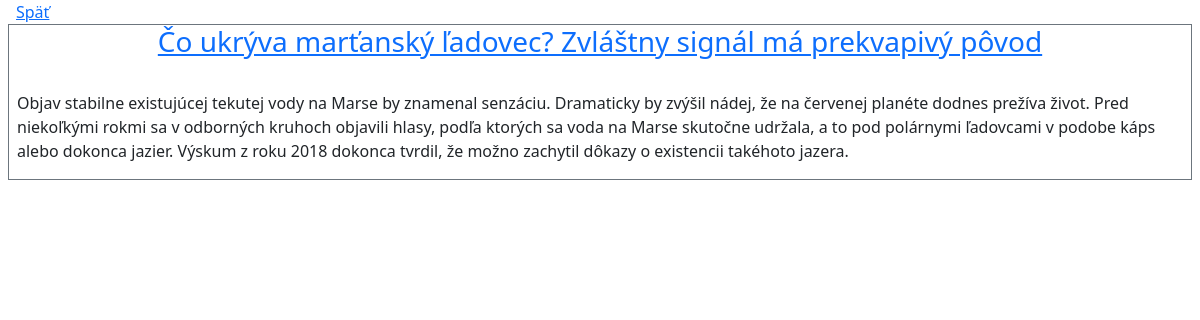
/vyhladajTag.php?tagSelect=Mars, run on the app's committed database.
### tables this page shows
CREATE TABLE `clanky` (
  `id` int(11) NOT NULL,
  `id_autora` int(11) NOT NULL,
  `nadpis` varchar(100) NOT NULL,
  `obsah` text NOT NULL,
  `timestamp` timestamp NOT NULL DEFAULT current_timestamp(),
  `obrazok` varchar(100) DEFAULT NULL,
  `aktivny` bit(1) NOT NULL DEFAULT b'1'
);

### vyhladajTag.php (the view, shortened to what this page needs)
<!DOCTYPE html>
<html>
	<head>
		<link href="https://cdn.jsdelivr.net/npm/bootstrap@5.1.3/dist/css/bootstrap.min.css" rel="stylesheet">
		<link rel="stylesheet" href="style.css">
	</head>
	<body>
		<a class="mx-2 px-2" href=".">Späť</a>
		<br>
		<?php
			include_once('db_login.php');
			if (isset($_GET['tagSelect']))
			{
				$tag = $_GET['tagSelect'];
			}
			else
			{
				$tag = '';
			}
			$link = new PDO("mysql:host=$dbhost;dbname=$dbname", $dbusername, $dbpassword);
			$statement = $link->prepare('SELECT id_clanku FROM tagy WHERE text = :tag');
			$statement->execute(['tag' => $tag]);
			$resultArray = array();
			while ($row = $statement->fetch())
			{
			    array_push($resultArray, $row['id_clanku']);
			}
			$otazniky = str_repeat("?,", count($resultArray)-1) . "?";
			$statement2 = $link->prepare('SELECT * FROM clanky WHERE id IN (' . $otazniky . ') AND aktivny=1');
			$statement2->execute($resultArray);
			while ($row = $statement2->fetch())
			{
			    echo '<div class="border border-secondary mx-2 px-2"><h3 class="text-center"><a href="clanok.php?id=' . $row['id'] . '">' . $row['nadpis'] . '</a></h3>';
			    if($row['obrazok'] == NULL)
			    {
			    	echo '<br>';
			    }
			    else
			    {
			    	echo '<br><img src="obrazky/' . $row['obrazok'] . '" class="titulnyObrazok"><br>';
			    }
			   	echo '<p>' . $row['obsah'] . '</p></div><br>';
			}
		?>
	</body>
</html>

### data on the page
clanky: nadpis "Čo ukrýva marťanský ľadovec? Zvláštny signál má prekvapivý pôvod", obsah "Objav stabilne existujúcej tekutej vody na Marse by znamenal senzáciu. Dramaticky by zvýšil nádej, že na červenej planéte dodnes prežíva život. Pred niekoľkými rokmi sa v odborných kruhoch objavili hlasy, podľa ktorých sa voda na Marse skutočne udržala, a to pod polárnymi ľadovcami v podobe káps alebo dokonca jazier. Výskum z roku 2018 dokonca tvrdil, že možno zachytil dôkazy o existencii takéhoto jazera."
